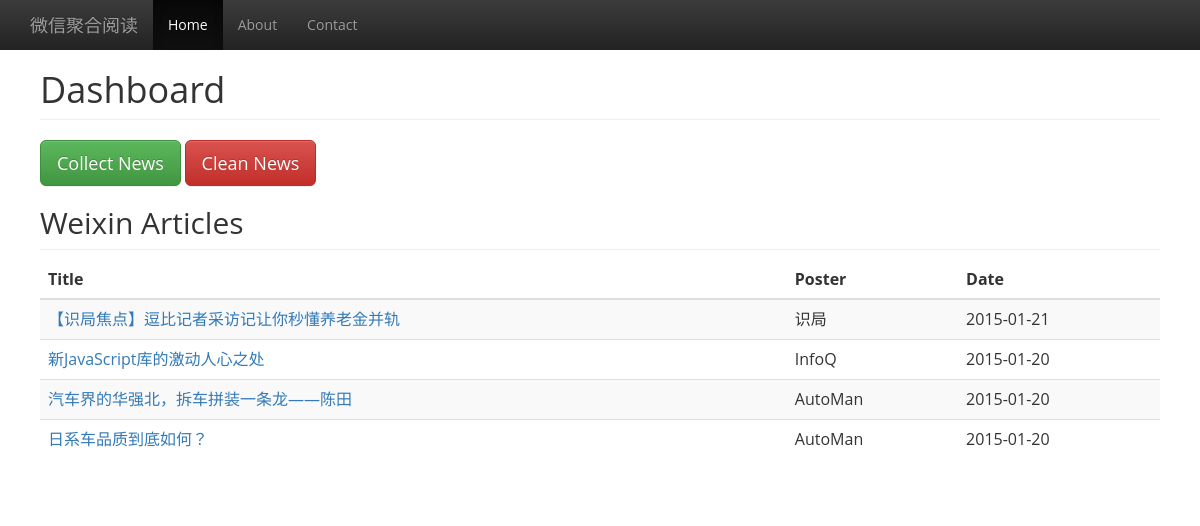
Before: /weixin/home/ with the older database file.
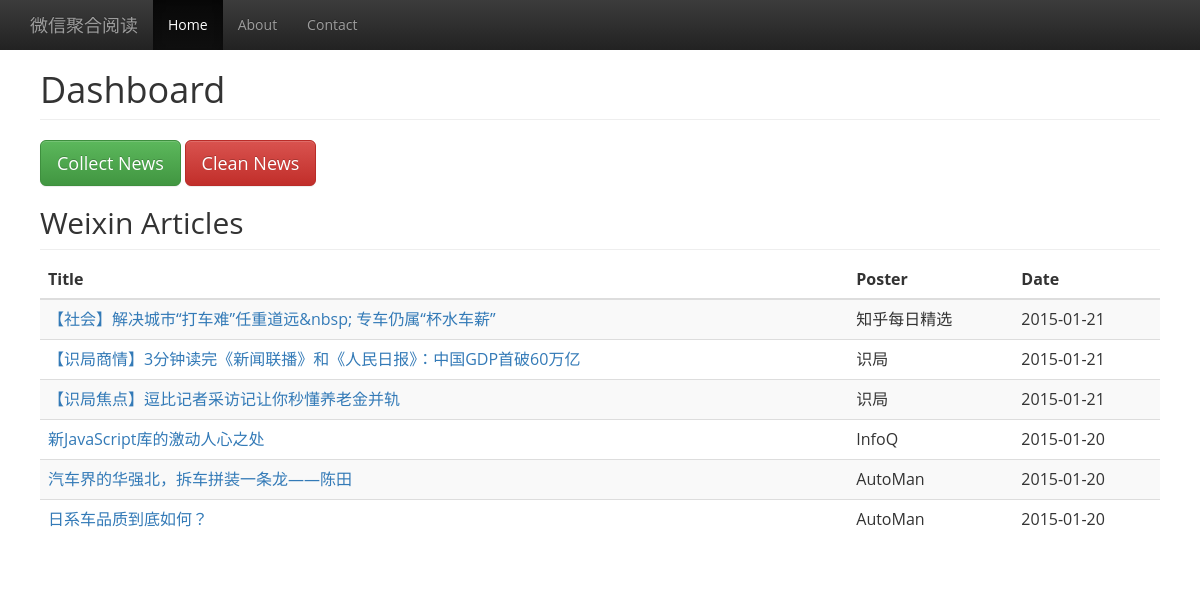
After: the same page with the newer database file.
### weisite/models.py (models this page shows, shortened)
class weixin_article(models.Model):
    post_title = models.CharField(max_length=100)
    post_link = models.CharField(max_length=100)
    post_user = models.CharField(max_length=100)
    post_date = models.CharField(max_length=100)

### weisite/views.py (the view)
def home(request):
    articles = weixin_article.objects.all().order_by('-id')
    return render_to_response('index.html', {'article_list' : articles})

### weisite/templates/index.html (shortened to what this page needs)
{% load staticfiles %}
<html>
<link rel="stylesheet" href="http://cdn.bootcss.com/bootstrap/3.3.0/css/bootstrap.min.css">
<link rel="stylesheet" href="http://cdn.bootcss.com/bootstrap/3.3.0/css/bootstrap-theme.min.css">
<link href='http://fonts.useso.com/css?family=Open+Sans:300,400,600&subset=latin,latin-ext' rel='stylesheet'>
<link rel="stylesheet" href={% static 'css/dashboard.css' %}>
<body>
{% block navbar %}
 <nav class="navbar navbar-inverse navbar-fixed-top">
      <div class="container">
        <div class="navbar-header">
          <a class="navbar-brand" href="#">微信聚合阅读</a>
        </div>
        <div id="navbar" class="collapse navbar-collapse">
          <ul class="nav navbar-nav">
            <li class="active"><a href="#">Home</a></li>
            <li><a href="#about">About</a></li>
            <li><a href="#contact">Contact</a></li>
          </ul>
        </div>
      </div>
    </nav>
{% endblock %}
<div class="container-fluid">
      <div class="row">
        <div class="col-sm-12 main">
          <h1 class="page-header">Dashboard</h1>
          <button type="button" class="btn btn-lg btn-success" onClick="location.href='/weixin/collect'">Collect News</button>
          <button type="button" class="btn btn-lg btn-danger" onClick="location.href='/weixin/clean'">Clean News</button>
          <h2 class="sub-header">Weixin Articles</h2>
          <div class="table-responsive">
            <table class="table table-striped">
              <thead>
                <tr>
                  <th>Title</th>
                  <th>Poster</th>
                  <th>Date</th>
                </tr>
              </thead>
              <tbody>
                {% for article in article_list %}
                    <tr>
                      <td><a href="{{article.post_link}}" target="_blank">{{article.post_title}}</a></td>
                      <td>{{article.post_user}}</td>
                      <td>{{article.post_date}}</td>
                    </tr>
                {% endfor %}
              </tbody>
            </table>
          </div>
        </div>
      </div>
    </div>
</body>
</html>

Changed rows visible on the page:
added weixin_article: post_title "【社会】解决城市“打车难”任重道远&nbsp; 专车仍属“杯水车薪”", post_user "知乎每日精选", post_date "2015-01-21"
added weixin_article: post_title "【识局商情】3分钟读完《新闻联播》和《人民日报》：中国GDP首破60万亿", post_user "识局", post_date "2015-01-21"
